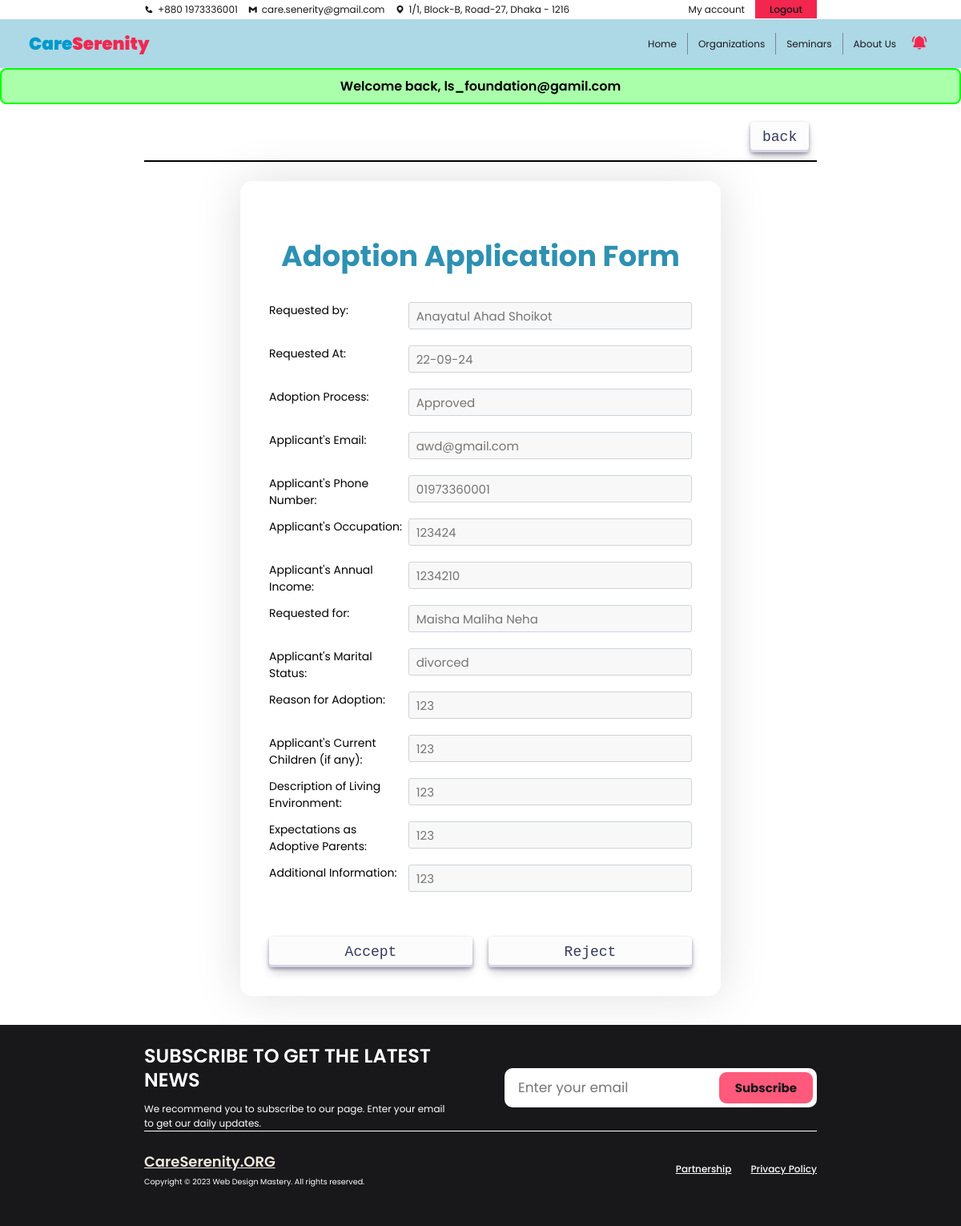
The app's page /O_adoption_request_details.php?adoption_id=8&user_id=1&orphan_id=1 (signed in) with its own data.
### tables this page shows
CREATE TABLE `user_list` (
  `user_id` int NOT NULL,
  `user_name` varchar(255) DEFAULT NULL,
  `acc_id` int NOT NULL,
  `user_birth` varchar(255) DEFAULT NULL,
  `user_contact` varchar(255) DEFAULT NULL,
  `user_gender` varchar(255) DEFAULT NULL,
  `user_NID` varchar(255) DEFAULT NULL,
  `user_address` varchar(255) DEFAULT NULL,
  `user_website` varchar(255) DEFAULT NULL,
  `user_job` varchar(255) DEFAULT NULL,
  `user_location` varchar(255) DEFAULT NULL,
  `user_image` varchar(255) DEFAULT NULL,
  `child_adopted` int NOT NULL DEFAULT '0'
);

CREATE TABLE `adoptions` (
  `adoption_id` int NOT NULL,
  `orphan_id` int NOT NULL,
  `acc_id` int NOT NULL,
  `request_date` varchar(50) DEFAULT NULL,
  `status` int DEFAULT '0' COMMENT '0 = pending, 1 = approved, 2 = rejected',
  `issued_date` varchar(50) DEFAULT NULL,
  `email` varchar(255) DEFAULT NULL,
  `phone` varchar(255) DEFAULT NULL,
  `occupation` varchar(255) DEFAULT NULL,
  `income` float DEFAULT NULL,
  `maritalStatus` varchar(255) DEFAULT NULL,
  `reason` varchar(255) DEFAULT NULL,
  `children` int DEFAULT NULL,
  `livingEnvironment` varchar(255) DEFAULT NULL,
  `expectations` varchar(255) DEFAULT NULL,
  `additionalInfo` varchar(255) DEFAULT NULL,
  `user_delete` int NOT NULL DEFAULT '0' COMMENT ' 1 = user delete',
  `org_delete` int NOT NULL DEFAULT '0' COMMENT ' 1 = organization delete'
);

CREATE TABLE `orphan_list` (
  `orphan_id` int NOT NULL,
  `org_id` int DEFAULT NULL,
  `guardian_id` int DEFAULT NULL,
  `first_name` varchar(255) DEFAULT NULL,
  `last_name` varchar(255) DEFAULT NULL,
  `age` int DEFAULT NULL,
  `gender` varchar(255) DEFAULT NULL,
  `religion` varchar(255) DEFAULT NULL,
  `date_of_birth` varchar(255) DEFAULT NULL,
  `since` varchar(255) DEFAULT NULL,
  `family_status` varchar(255) DEFAULT NULL,
  `physical_condition` varchar(255) DEFAULT NULL,
  `education_level` varchar(255) DEFAULT NULL,
  `medical_history` varchar(255) DEFAULT NULL,
  `hobby` varchar(255) DEFAULT NULL,
  `favorite_food` varchar(255) DEFAULT NULL,
  `favorite_game` varchar(255) DEFAULT NULL,
  `skills` text,
  `dreams` text,
  `problems` text,
  `other_comments` text,
  `orphan_image` varchar(255) DEFAULT NULL,
  `adoption_status` int NOT NULL DEFAULT '0' COMMENT '0 = unadopted, 1 = adopted',
  `removed_status` int NOT NULL DEFAULT '0' COMMENT '1 = removed'
);

### O_adoption_request_details_BE.php (called while the page is built, shortened)
<?php
include('./db_con.php');
$adoption_id = $_GET['adoption_id'];
$user_id = $_GET['user_id'];
$orphan_id = $_GET['orphan_id'];
$query1 = "SELECT * FROM adoptions WHERE adoption_id = $adoption_id";
$result1 = mysqli_query($con, $query1);
if (mysqli_num_rows($result1) == 1) {
    $row1 = mysqli_fetch_assoc($result1);
    $request_date = $row1['request_date'];
    $status = $row1['status'];
    $email = $row1['email'];
    $phone = $row1['phone'];
    $occupation = $row1['occupation'];
    $income = $row1['income'];
    $maritalStatus = $row1['maritalStatus'];
    $reason = $row1['reason'];
    $children = $row1['children'];
    $livingEnvironment = $row1['livingEnvironment'];
    $expectations = $row1['expectations'];
    $additionalInfo = $row1['additionalInfo'];
}
$query2 = "SELECT user_name FROM user_list WHERE user_id = $user_id";
$result2 = mysqli_query($con, $query2);
$row2 = mysqli_fetch_assoc($result2);
$user_name = $row2['user_name'];
$query3 = "SELECT first_name, last_name FROM orphan_list WHERE orphan_id = $orphan_id";
$result3 = mysqli_query($con, $query3);
$row3 = mysqli_fetch_assoc($result3);
$first_name = $row3['first_name'];
$last_name = $row3['last_name'];

### O_adoption_request_details.php (the view, shortened to what this page needs)
<?php
include("./O_adoption_request_details_BE.php");
?>
<!DOCTYPE html>
<html lang="en">
<head>
    <link rel="stylesheet" href="https://cdn.jsdelivr.net/npm/remixicon@3.5.0/fonts/remixicon.css" />
    <link rel="stylesheet" href="https://cdn.jsdelivr.net/npm/swiper@10/swiper-bundle.min.css" />
    <link rel='stylesheet' href='https://unpkg.com/boxicons@2.1.4/css/boxicons.min.css'>
    <link rel="stylesheet" href="./css/colors.css">
    <link rel="stylesheet" href="./css/navbar.css">
    <link rel="stylesheet" href="./css/profile_edit.css">
    <link rel="stylesheet" href="./css/footer.css">
    <link rel="stylesheet" href="./css/notification.css">
    <link rel="stylesheet" href="./css/feedback.css">
</head>
<body>
    <?php include "./navbarO.php" ?>
    <div class="feedback">
        <?php
        if (isset($_SESSION['positive'])) {
            echo '<div class="positive">
                        <h5>' . $_SESSION['positive'] . '</h5>
                    </div>';
        }
        ?>
    </div>
    <div class="options">
        <a href="./O_profile.php" id="button-30">back</a>
    </div>
    <div class="container">
        <h2>Adoption Application Form</h2>
        <form>
            <div class="form_row">
                <label>Requested by:</label>
                <input type="text" placeholder="<?php echo $user_name ?>" disabled>
            </div>
            <div class="form_row">
                <label>Requested At:</label>
                <input type="text" placeholder="<?php echo $request_date ?>" disabled>
            </div>
            <div class="form_row">
                <label>Adoption Process:</label>
                <input type="text" placeholder="<?php
                    if($status == 1){
                        echo 'Approved';
                    } else {
                        echo 'Pending';
                    }
                ?>" disabled>
            </div>
            <div class="form_row">
                <label>Applicant's Email:</label>
                <input type="text" placeholder="<?php echo $email ?>" disabled>
            </div>
            <div class="form_row">
                <label>Applicant's Phone Number:</label>
                <input type="text" placeholder="<?php echo $phone ?>" disabled>
            </div>
            <div class="form_row">
                <label>Applicant's Occupation:</label>
                <input type="text" placeholder="<?php echo $occupation ?>" disabled>
            </div>
            <div class="form_row">
                <label>Applicant's Annual Income:</label>
                <input type="text" placeholder="<?php echo $income ?>" disabled>
            </div>
            <div class="form_row">
                <label>Requested for:</label>
                <input type="text" placeholder="<?php echo $first_name, ' ', $last_name ?>" disabled>
            </div>
            <div class="form_row">
                <label>Applicant's Marital Status:</label>
                <input type="text" placeholder="<?php echo $maritalStatus ?>" disabled>
            </div>
            <div class="form_row">
                <label>Reason for Adoption:</label>
                <input type="text" placeholder="<?php echo $reason ?>" disabled>
            </div>
            <div class="form_row">
                <label>Applicant's Current Children (if any):</label>
                <input type="text" placeholder="<?php echo $children ?>" disabled>
            </div>
            <div class="form_row">
                <label>Description of Living Environment:</label>
                <input type="text" placeholder="<?php echo $livingEnvironment ?>" disabled>
            </div>
            <div class="form_row">
                <label>Expectations as Adoptive Parents:</label>
                <input type="text" placeholder="<?php echo $expectations ?>" disabled>
            </div>
            <div class="form_row">
                <label>Additional Information:</label>
                <input type="text" placeholder="<?php echo $additionalInfo ?>" disabled>
            </div>
            <div class="buttons">
                <a href="./O_accept_adoption_request_BE.php?adoption_id=<?php echo $_GET['adoption_id'] ?>&user_id=<?php echo $_GET['user_id'] ?>&orphan_id=<?php echo $_GET['orphan_id']?>" id="button-30">Accept</a>
                <a href="./O_reject_adoption_request_BE.php?adoption_id=<?php echo $_GET['adoption_id'] ?>&user_id=<?php echo $_GET['user_id'] ?>&orphan_id=<?php echo $_GET['orphan_id']?>" id="button-30">Reject</a>
            </div>
        </form>
    </div>
    <?php include "./footer.php" ?>
</body>
</html>

### css/colors.css (style rules this page uses)
:root { --primary-color-dark: #f2264f; --primary-color-light: #FF597B; --secondary-color-dark: #0099cc; --secondary-color-light: #62CDFF; --primary-font: 'Poppins'; --secondary-font: 'Ubuntu'; --text-color: #545454; --text-color-dark: #18181b; --text-color-medium: #1e1e1e; --text-color-light: #2f2f2f; --text-color-lighter: #71717a; --background-color: #ffffff; --primary-title-color: #2e91b2; --secondary-title-color: #f3254e; --primary-text-color: #71717a; --button-color: #ff597b; }
* { margin: 0; padding: 0; box-sizing: border-box; font-family: 'Poppins'; font-size: 12px; }
body { scroll-behavior: smooth; background-color: #fff; }
#button-30 { align-items: center; appearance: none; background-color: #FCFCFD; border-radius: 4px; border-width: 0; box-shadow: rgba(45, 35, 66, 0.4) 0 2px 4px, rgba(45, 35, 66, 0.3) 0 7px 13px -3px, #D6D6E7 0 -3px 0 inset; box-sizing: border-box; color: #36395A; cursor: pointer; display: inline-flex; font-family: "JetBrains Mono", monospace; justify-content: center; line-height: 1; list-style: none; overflow: hidden; padding: 10px 15px; position: relative; text-align: left; text-decoration: none; transition: box-shadow .15s, transform .15s; user-select: none; -webkit-user-select: none; touch-action: manipulation; white-space: nowrap; will-change: box-shadow, transform; font-size: 18px; }

### css/profile_edit.css (style rules this page uses)
.options { border-bottom: 2px solid black; margin: 1rem 15%; padding: 10px; text-align: right; }
.container { margin: 2% 25%; padding: 3rem; background-color: #fff; border-radius: 15px; box-shadow: 0 0 60px rgba(0, 0, 0, 0.13); }
.container h2 { text-align: center; font-size: 3rem; color: var(--primary-title-color); padding: 0; margin: 30px 0px; text-shadow: 2px 5px 30px hsl(0, 0%, 100%); }
.container form { display: flex; flex-direction: column; }
form .form_row { width: 100%; display: flex; }
.form_row label { width: 50%; font-size: 14px; }
.form_row input , select { background-color: #f8f8f8; margin-bottom: 20px; width: -webkit-fill-available; padding: .375rem .75rem; font-size: 15px; color: #212529; border: 1px solid #ced4da; -moz-appearance: none; appearance: none; border-radius: .25rem; transition: border-color .15s ease-in-out, box-shadow .15s ease-in-out; }
.buttons { width: 100%; display: flex; align-items: center; justify-content: center; padding-top: 3rem; gap: 20px; }
.buttons a { width: 300px !important; }

### css/feedback.css (style rules this page uses)
.feedback { width: 100%; text-align: center; }
.positive h5 { padding: 8px; text-align: center; border-radius: 8px; color: rgb(0, 0, 0); font-weight: 600; font-size: medium; background-color: rgb(170, 255, 170); border: 2px solid rgb(0, 255, 0); }

### records on screen
user_list: user_name "Anayatul Ahad Shoikot"
adoptions: request_date "22-09-24", email "awd@gmail.com", phone "01973360001", occupation "123424", income "1234210", maritalStatus "divorced", reason "123", children "123", livingEnvironment "123", expectations "123", additionalInfo "123"
orphan_list: first_name+last_name "Maisha Maliha Neha"

### other values on screen
$_SESSION['positive'] "Welcome back, ls_foundation@gamil.com"
